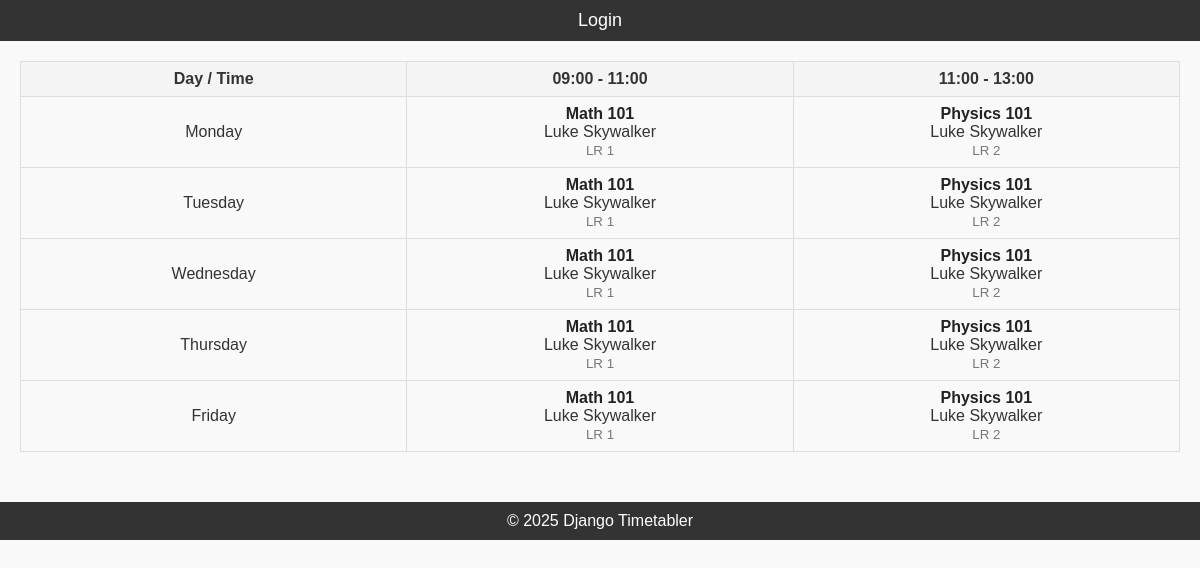
Screenshot of /timetabler/timetableview (signed in) with the database file from the repository.
### timetabler/models.py (models this page shows)
class Timetable(models.Model):
    DAYS_CHOICES = (
        ("Monday", "Monday"),
        ("Tuesday", "Tuesday"),
        ("Wednesday", "Wednesday"),
        ("Thursday", "Thursday"),
        ("Friday", "Friday"),
    )
    days = models.CharField(choices=DAYS_CHOICES, max_length=20)
    title = models.ForeignKey(Course, on_delete=models.CASCADE)
    start_time = models.TimeField()
    end_time = models.TimeField()
    lecturer = models.ForeignKey(Lecturer, on_delete=models.CASCADE)
    location = models.CharField(max_length=30)

class Course(models.Model):
    title = models.CharField(max_length=100)
    lecturer = models.ForeignKey(Lecturer, on_delete=models.CASCADE)
    def __str__(self):
        return f'{self.title}'

class Lecturer(models.Model):
    user = models.OneToOneField(CustomUser, on_delete=models.CASCADE)
    first_name = models.CharField(max_length=30)
    last_name = models.CharField(max_length=30)
    email = models.EmailField()
    department = models.CharField(max_length=30)
    def __str__(self):
        return f'{self.first_name} {self.last_name}'

### timetabler/views.py (the view)
# urls.py: path('timetableview', timetable_view, name='timetableview'),
@login_required(login_url='login')
def timetable_view(request):
    timetable = Timetable.objects.select_related('title', 'lecturer').order_by('days', 'start_time')
    time_slots = sorted({
        f"{t.start_time.strftime('%H:%M')} - {t.end_time.strftime('%H:%M')}"
        for t in timetable
    })
    days = ['Monday', 'Tuesday', 'Wednesday', 'Thursday', 'Friday']
    timetable_dict = {day: {slot: None for slot in time_slots} for day in days}
    for t in timetable:
        time_label = f"{t.start_time.strftime('%H:%M')} - {t.end_time.strftime('%H:%M')}"
        timetable_dict[t.days][time_label] = t
    return render(request, 'timetable.html', {
        'timetable_dict': timetable_dict,
        'time_slots': time_slots,
    })

### timetabler/templates/timetable.html (shortened to what this page needs)
{% extends 'base.html' %}
{% load static %}
{% block content %}
<table>
    <thead>
        <tr>
            <th>Day / Time</th>
            {% for time in time_slots %}
                <th>{{ time }}</th>
            {% endfor %}
        </tr>
    </thead>
    <tbody>
        {% for day, slots in timetable_dict.items %}
        <tr>
            <td>
                {% if day == 'Monday' %}Monday{% elif day == 'Tuesday' %}Tuesday{% elif day == 'Wednesday' %}Wednesday{% elif day == 'Thursday' %}Thursday{% elif day == 'Friday' %}Friday{% endif %}
            </td>
            {% for time, entry in slots.items %}
                <td>
                    {% if entry %}
                        <strong>{{ entry.title }}</strong><br>
                        {{ entry.lecturer }}<br>
                        <small>{{ entry.location }}</small>
                    {% else %}
                        -
                    {% endif %}
                </td>
            {% endfor %}
        </tr>
        {% endfor %}
    </tbody>
</table>
{% endblock %}

### timetabler/templates/base.html (shortened to what this page needs)
<!DOCTYPE html>
{% load static %}
<html lang="en">
<head>
    <link rel="stylesheet" href="{% static 'css/styles.css' %}">
</head>
<body>
    <header>
        <nav>
            <ul>
                <li><a href="{% url 'login' %}">Login</a></li>
            </ul>
        </nav>
    </header>
    <div class="content">
        {% block content %}{% endblock %}
    </div>
    <footer>
        <p>&copy; 2025 Django Timetabler</p>
    </footer>
</body>
</html>

### timetabler/static/css/styles.css (style rules this page uses)
* { margin: 0; padding: 0; box-sizing: border-box; }
body { font-family: Arial, sans-serif; background-color: #f9f9f9; color: #333; }
header { background-color: #333; padding: 10px; text-align: center; }
header nav ul { list-style-type: none; }
header nav ul li { display: inline; margin: 0 15px; }
header nav ul li a { color: white; text-decoration: none; font-size: 18px; }
.content { margin: 20px; }
footer { text-align: center; margin-top: 50px; padding: 10px; background-color: #333; color: white; }
table { width: 100%; border-collapse: collapse; margin-top: 20px; }
th, td { border: 1px solid #ddd; text-align: center; padding: 8px; }
th { background-color: #f4f4f4; }
td { min-width: 150px; }
strong { color: #222; }
small { color: #777; }

### rows the page displays
Timetable: shows "Monday", title "Math 101", lecturer "Luke Skywalker", location "LR 1"
Timetable: title "Physics 101", lecturer "Luke Skywalker", location "LR 2"
Timetable: shows "Tuesday", title "Math 101", lecturer "Luke Skywalker", location "LR 1"
Timetable: title "Physics 101", lecturer "Luke Skywalker", location "LR 2"
Timetable: shows "Wednesday", title "Math 101", lecturer "Luke Skywalker", location "LR 1"
Timetable: title "Physics 101", lecturer "Luke Skywalker", location "LR 2"
Timetable: shows "Thursday", title "Math 101", lecturer "Luke Skywalker", location "LR 1"
Timetable: title "Physics 101", lecturer "Luke Skywalker", location "LR 2"
Timetable: shows "Friday", title "Math 101", lecturer "Luke Skywalker", location "LR 1"
Timetable: title "Physics 101", lecturer "Luke Skywalker", location "LR 2"

### other values shown
{{ time }} "09:00 - 11:00" "11:00 - 13:00"
